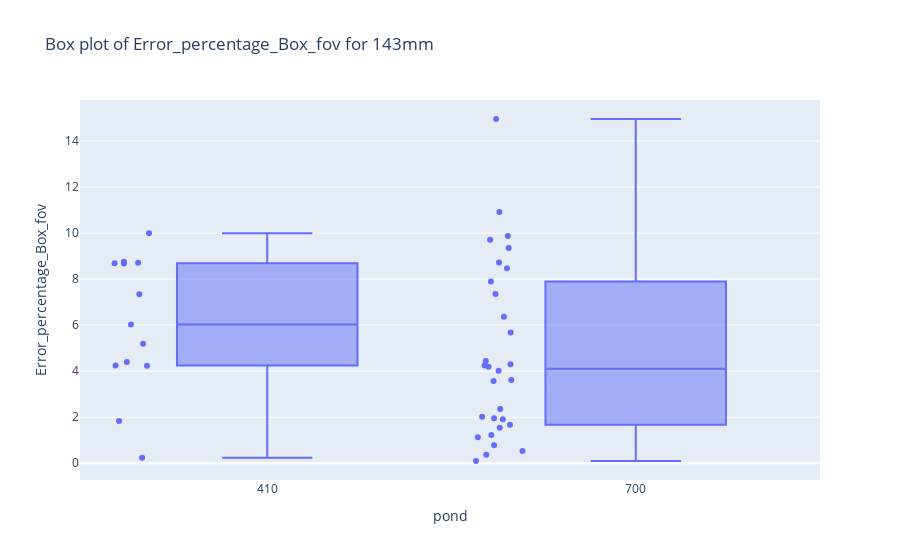
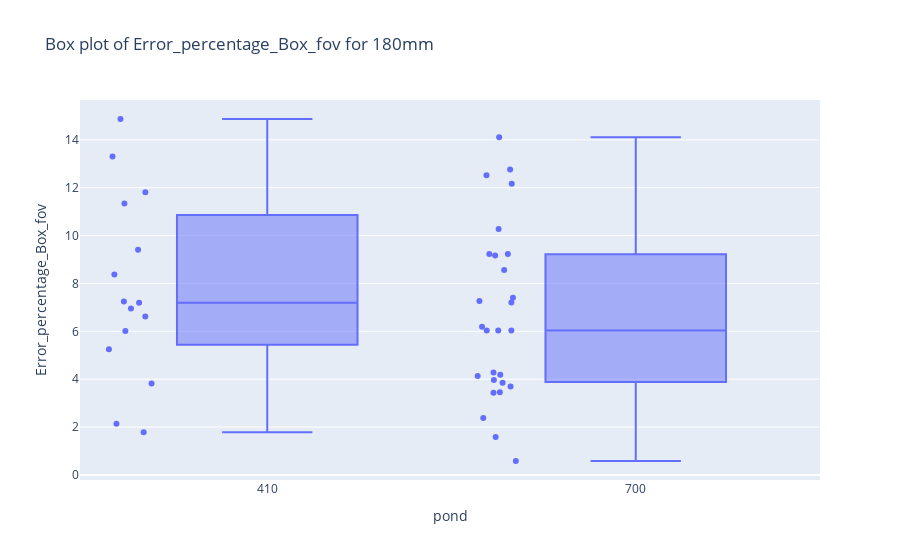
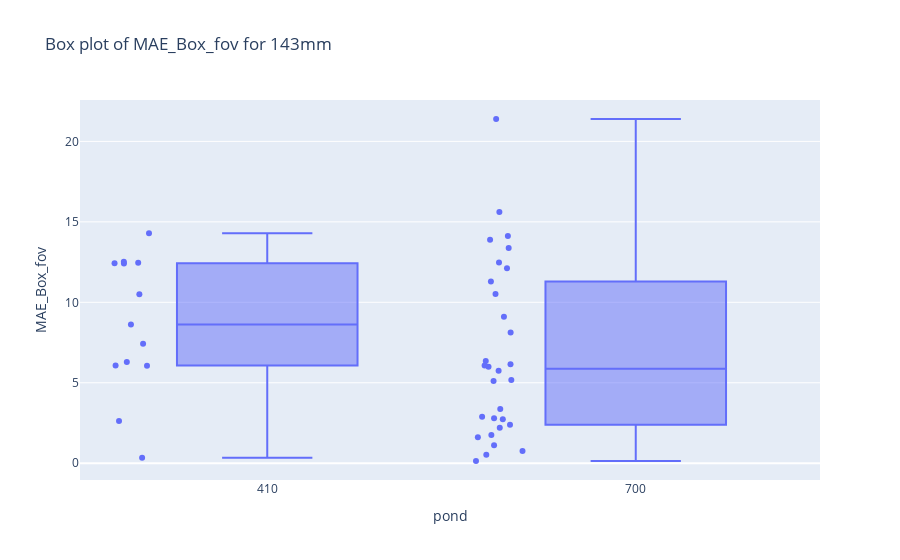
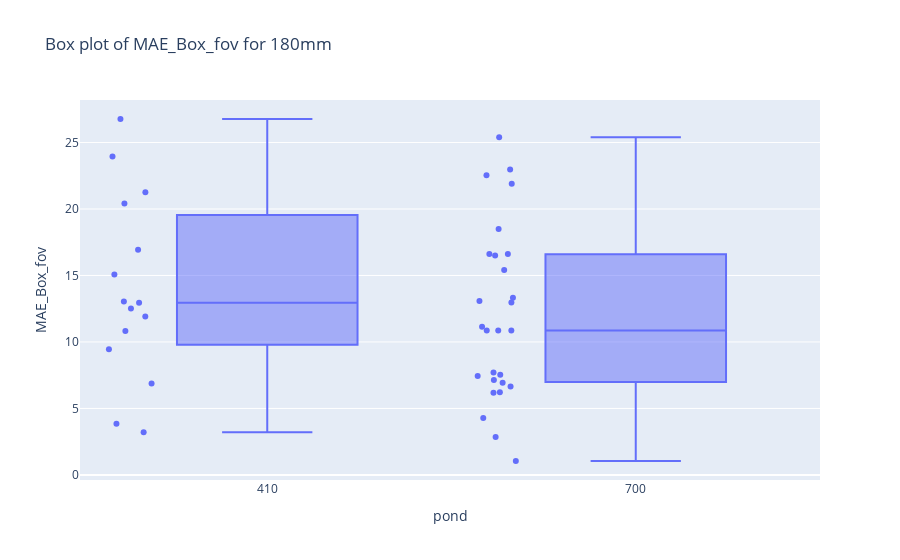

Notebook cell for these charts, in order:
### Code cell
for error in ['Error_percentage_Box_fov', 'MAE_Box_fov']:

    for true_length in [143, 180]:
        # Create a box plot using plotly
        fig = px.box(df_clean[df_clean['true_length'] == true_length],
                        x='pond', 
                        y=error, 
                        points="all",  # Show all points
                        hover_data=['image_path', 'index'],  # Include hover data
                        title=f'Box plot of {error} for {true_length}mm',)
        #Save the plot to png
        fig.write_image(f'{error}_{true_length}.png')
        fig.show()
    # Create a box plot using plotly

### Figure 1 — Plotly figure (JSON) as saved in the notebook; plotly's stock layout.template omitted (floating-point values rounded to 4 significant figures)
{"data": [{"alignmentgroup": "True", "boxpoints": "all", "customdata": [["undistorted_GX010191_101_1265.jpg", 0], ["undistorted_GX010191_102_1277.jpg", 0], ["undistorted_GX010191_103_1289.jpg", 0], ["undistorted_GX010191_105_1312.jpg", 0], ["undistorted_GX010191_107_1330.jpg", 0], ["undistorted_GX010191_10_370.jpg", 0], ["undistorted_GX010191_110_1355.jpg", 3], ["undistorted_GX010191_13_439.jpg", 0], ["undistorted_GX010191_15_479.jpg", 0], ["undistorted_GX010191_16_495.jpg", 2], ["undistorted_GX010191_16_495.jpg", 3], ["undistorted_GX010191_31_283.jpg", 2], ["undistorted_GX010191_34_1128.jpg", 1], ["undistorted_GX010191_35_1167.jpg", 1], ["undistorted_GX010191_35_367.jpg", 0], ["undistorted_GX010191_36_1195.jpg", 1], ["undistorted_GX010191_36_381.jpg", 0], ["undistorted_GX010191_38_1266.jpg", 0], ["undistorted_GX010191_39_416.jpg", 0], ["undistorted_GX010191_42_1339.jpg", 0], ["undistorted_GX010191_42_1339.jpg", 5], ["undistorted_GX010191_42_457.jpg", 0], ["undistorted_GX010191_42_457.jpg", 3], ["undistorted_GX010191_43_1353.jpg", 0], ["undistorted_GX010191_44_478.jpg", 0], ["undistorted_GX010191_46_497.jpg", 1], ["undistorted_GX010191_94_1132.jpg", 0], ["undistorted_GX010191_95_1157.jpg", 1], ["undistorted_GX010191_98_1211.jpg", 0], ["undistorted_GX010191_99_1233.jpg", 1], ["undistorted_GX010192_17_1035.jpg", 0], ["undistorted_GX010192_25_1553.jpg", 0], ["undistorted_GX010192_26_1578.jpg", 0], ["undistorted_GX010192_9_675.jpg", 1], ["undistorted_GX010193_17_1264.jpg", 0], ["undistorted_GX010193_18_1289.jpg", 0], ["undistorted_GX010193_19_1334.jpg", 0], ["undistorted_GX010193_20_1365.jpg", 2], ["undistorted_GX010194_36_485.jpg", 1], ["undistorted_GX010194_37_496.jpg", 1], ["undistorted_GX010194_38_504.jpg", 1], ["undistorted_GX010194_39_513.jpg", 1], ["undistorted_GX010194_60_836.jpg", 0]], "hovertemplate": "pond=%{x}<br>Error_percentage_Box_fov=%{y}<br>image_path=%{customdata[0]}<br>index=%{customdata[1]}<extra></extra>", "legendgroup": "", "marker": {"color": "#636efa"}, "name": "", "notched": false, "offsetgroup": "", "orientation": "v", "showlegend": false, "type": "box", "x": [700, 700, 700, 700, 700, 700, 700, 700, 700, 700, 700, 700, 700, 700, 700, 700, 700, 700, 700, 700, 700, 700, 700, 700, 700, 700, 700, 700, 700, 700, 410, 410, 410, 410, 410, 410, 410, 410, 410, 410, 410, 410, 410], "x0": " ", "xaxis": "x", "y": [2.019, 0.09554, 4.444, 3.575, 8.471, 1.127, 1.224, 3.616, 0.371, 4.248, 5.677, 1.907, 9.879, 10.92, 0.5265, 8.723, 1.536, 1.951, 4.015, 2.355, 1.667, 9.351, 4.299, 4.193, 6.36, 0.7751, 14.96, 7.9, 7.35, 9.709, 9.996, 6.03, 8.709, 8.75, 4.401, 7.343, 8.691, 0.2336, 1.835, 4.24, 5.192, 4.245, 8.682], "y0": " ", "yaxis": "y"}], "layout": {"boxmode": "group", "legend": {"tracegroupgap": 0}, "title": {"text": "Box plot of Error_percentage_Box_fov for 143mm"}, "xaxis": {"anchor": "y", "domain": [0, 1], "title": {"text": "pond"}}, "yaxis": {"anchor": "x", "domain": [0, 1], "title": {"text": "Error_percentage_Box_fov"}}}}

### Figure 2 — Plotly figure (JSON) as saved in the notebook; plotly's stock layout.template omitted (floating-point values rounded to 4 significant figures)
{"data": [{"alignmentgroup": "True", "boxpoints": "all", "customdata": [["undistorted_GX010191_116_1399.jpg", 0], ["undistorted_GX010191_16_495.jpg", 1], ["undistorted_GX010191_17_509.jpg", 1], ["undistorted_GX010191_18_521.jpg", 0], ["undistorted_GX010191_19_537.jpg", 0], ["undistorted_GX010191_29_257.jpg", 1], ["undistorted_GX010191_31_283.jpg", 1], ["undistorted_GX010191_32_1049.jpg", 0], ["undistorted_GX010191_33_1087.jpg", 1], ["undistorted_GX010191_33_331.jpg", 0], ["undistorted_GX010191_33_331.jpg", 2], ["undistorted_GX010191_34_1128.jpg", 0], ["undistorted_GX010191_35_1167.jpg", 0], ["undistorted_GX010191_35_1167.jpg", 4], ["undistorted_GX010191_42_1339.jpg", 1], ["undistorted_GX010191_43_1353.jpg", 3], ["undistorted_GX010191_44_478.jpg", 1], ["undistorted_GX010191_51_535.jpg", 0], ["undistorted_GX010191_5_190.jpg", 2], ["undistorted_GX010191_6_219.jpg", 0], ["undistorted_GX010191_88_1016.jpg", 0], ["undistorted_GX010191_91_1066.jpg", 2], ["undistorted_GX010191_92_1087.jpg", 1], ["undistorted_GX010191_95_1157.jpg", 0], ["undistorted_GX010191_96_1175.jpg", 0], ["undistorted_GX010191_97_1190.jpg", 0], ["undistorted_GX010191_98_1211.jpg", 1], ["undistorted_GX010193_10_1039.jpg", 0], ["undistorted_GX010193_11_1065.jpg", 0], ["undistorted_GX010193_27_1553.jpg", 1], ["undistorted_GX010193_3_251.jpg", 0], ["undistorted_GX010193_4_283.jpg", 1], ["undistorted_GX010194_15_231.jpg", 0], ["undistorted_GX010194_16_240.jpg", 0], ["undistorted_GX010194_17_257.jpg", 1], ["undistorted_GX010194_18_272.jpg", 0], ["undistorted_GX010194_19_285.jpg", 0], ["undistorted_GX010194_46_620.jpg", 1], ["undistorted_GX010194_55_768.jpg", 2], ["undistorted_GX010194_56_784.jpg", 0], ["undistorted_GX010194_57_798.jpg", 0], ["undistorted_GX010194_58_810.jpg", 2]], "hovertemplate": "pond=%{x}<br>Error_percentage_Box_fov=%{y}<br>image_path=%{customdata[0]}<br>index=%{customdata[1]}<extra></extra>", "legendgroup": "", "marker": {"color": "#636efa"}, "name": "", "notched": false, "offsetgroup": "", "orientation": "v", "showlegend": false, "type": "box", "x": [700, 700, 700, 700, 700, 700, 700, 700, 700, 700, 700, 700, 700, 700, 700, 700, 700, 700, 700, 700, 700, 700, 700, 700, 700, 700, 700, 410, 410, 410, 410, 410, 410, 410, 410, 410, 410, 410, 410, 410, 410, 410], "x0": " ", "xaxis": "x", "y": [7.4, 0.5826, 3.453, 3.855, 3.432, 12.16, 4.189, 7.269, 6.036, 4.137, 4.279, 3.694, 9.231, 9.231, 6.03, 2.383, 1.584, 3.963, 10.27, 8.562, 14.11, 7.205, 6.036, 9.171, 6.191, 12.52, 12.76, 2.136, 6.012, 7.251, 11.81, 3.821, 9.404, 5.25, 7.193, 8.375, 1.786, 6.624, 6.953, 14.87, 11.34, 13.3], "y0": " ", "yaxis": "y"}], "layout": {"boxmode": "group", "legend": {"tracegroupgap": 0}, "title": {"text": "Box plot of Error_percentage_Box_fov for 180mm"}, "xaxis": {"anchor": "y", "domain": [0, 1], "title": {"text": "pond"}}, "yaxis": {"anchor": "x", "domain": [0, 1], "title": {"text": "Error_percentage_Box_fov"}}}}

### Figure 3 — Plotly figure (JSON) as saved in the notebook; plotly's stock layout.template omitted (floating-point values rounded to 4 significant figures)
{"data": [{"alignmentgroup": "True", "boxpoints": "all", "customdata": [["undistorted_GX010191_101_1265.jpg", 0], ["undistorted_GX010191_102_1277.jpg", 0], ["undistorted_GX010191_103_1289.jpg", 0], ["undistorted_GX010191_105_1312.jpg", 0], ["undistorted_GX010191_107_1330.jpg", 0], ["undistorted_GX010191_10_370.jpg", 0], ["undistorted_GX010191_110_1355.jpg", 3], ["undistorted_GX010191_13_439.jpg", 0], ["undistorted_GX010191_15_479.jpg", 0], ["undistorted_GX010191_16_495.jpg", 2], ["undistorted_GX010191_16_495.jpg", 3], ["undistorted_GX010191_31_283.jpg", 2], ["undistorted_GX010191_34_1128.jpg", 1], ["undistorted_GX010191_35_1167.jpg", 1], ["undistorted_GX010191_35_367.jpg", 0], ["undistorted_GX010191_36_1195.jpg", 1], ["undistorted_GX010191_36_381.jpg", 0], ["undistorted_GX010191_38_1266.jpg", 0], ["undistorted_GX010191_39_416.jpg", 0], ["undistorted_GX010191_42_1339.jpg", 0], ["undistorted_GX010191_42_1339.jpg", 5], ["undistorted_GX010191_42_457.jpg", 0], ["undistorted_GX010191_42_457.jpg", 3], ["undistorted_GX010191_43_1353.jpg", 0], ["undistorted_GX010191_44_478.jpg", 0], ["undistorted_GX010191_46_497.jpg", 1], ["undistorted_GX010191_94_1132.jpg", 0], ["undistorted_GX010191_95_1157.jpg", 1], ["undistorted_GX010191_98_1211.jpg", 0], ["undistorted_GX010191_99_1233.jpg", 1], ["undistorted_GX010192_17_1035.jpg", 0], ["undistorted_GX010192_25_1553.jpg", 0], ["undistorted_GX010192_26_1578.jpg", 0], ["undistorted_GX010192_9_675.jpg", 1], ["undistorted_GX010193_17_1264.jpg", 0], ["undistorted_GX010193_18_1289.jpg", 0], ["undistorted_GX010193_19_1334.jpg", 0], ["undistorted_GX010193_20_1365.jpg", 2], ["undistorted_GX010194_36_485.jpg", 1], ["undistorted_GX010194_37_496.jpg", 1], ["undistorted_GX010194_38_504.jpg", 1], ["undistorted_GX010194_39_513.jpg", 1], ["undistorted_GX010194_60_836.jpg", 0]], "hovertemplate": "pond=%{x}<br>MAE_Box_fov=%{y}<br>image_path=%{customdata[0]}<br>index=%{customdata[1]}<extra></extra>", "legendgroup": "", "marker": {"color": "#636efa"}, "name": "", "notched": false, "offsetgroup": "", "orientation": "v", "showlegend": false, "type": "box", "x": [700, 700, 700, 700, 700, 700, 700, 700, 700, 700, 700, 700, 700, 700, 700, 700, 700, 700, 700, 700, 700, 700, 700, 700, 700, 700, 700, 700, 700, 700, 410, 410, 410, 410, 410, 410, 410, 410, 410, 410, 410, 410, 410], "x0": " ", "xaxis": "x", "y": [2.888, 0.1366, 6.356, 5.112, 12.11, 1.612, 1.75, 5.17, 0.5305, 6.075, 8.118, 2.727, 14.13, 15.61, 0.753, 12.47, 2.196, 2.791, 5.741, 3.368, 2.383, 13.37, 6.147, 5.997, 9.095, 1.108, 21.39, 11.3, 10.51, 13.88, 14.29, 8.622, 12.45, 12.51, 6.293, 10.5, 12.43, 0.334, 2.624, 6.063, 7.424, 6.07, 12.42], "y0": " ", "yaxis": "y"}], "layout": {"boxmode": "group", "legend": {"tracegroupgap": 0}, "title": {"text": "Box plot of MAE_Box_fov for 143mm"}, "xaxis": {"anchor": "y", "domain": [0, 1], "title": {"text": "pond"}}, "yaxis": {"anchor": "x", "domain": [0, 1], "title": {"text": "MAE_Box_fov"}}}}

### Figure 4 — Plotly figure (JSON) as saved in the notebook; plotly's stock layout.template omitted (floating-point values rounded to 4 significant figures)
{"data": [{"alignmentgroup": "True", "boxpoints": "all", "customdata": [["undistorted_GX010191_116_1399.jpg", 0], ["undistorted_GX010191_16_495.jpg", 1], ["undistorted_GX010191_17_509.jpg", 1], ["undistorted_GX010191_18_521.jpg", 0], ["undistorted_GX010191_19_537.jpg", 0], ["undistorted_GX010191_29_257.jpg", 1], ["undistorted_GX010191_31_283.jpg", 1], ["undistorted_GX010191_32_1049.jpg", 0], ["undistorted_GX010191_33_1087.jpg", 1], ["undistorted_GX010191_33_331.jpg", 0], ["undistorted_GX010191_33_331.jpg", 2], ["undistorted_GX010191_34_1128.jpg", 0], ["undistorted_GX010191_35_1167.jpg", 0], ["undistorted_GX010191_35_1167.jpg", 4], ["undistorted_GX010191_42_1339.jpg", 1], ["undistorted_GX010191_43_1353.jpg", 3], ["undistorted_GX010191_44_478.jpg", 1], ["undistorted_GX010191_51_535.jpg", 0], ["undistorted_GX010191_5_190.jpg", 2], ["undistorted_GX010191_6_219.jpg", 0], ["undistorted_GX010191_88_1016.jpg", 0], ["undistorted_GX010191_91_1066.jpg", 2], ["undistorted_GX010191_92_1087.jpg", 1], ["undistorted_GX010191_95_1157.jpg", 0], ["undistorted_GX010191_96_1175.jpg", 0], ["undistorted_GX010191_97_1190.jpg", 0], ["undistorted_GX010191_98_1211.jpg", 1], ["undistorted_GX010193_10_1039.jpg", 0], ["undistorted_GX010193_11_1065.jpg", 0], ["undistorted_GX010193_27_1553.jpg", 1], ["undistorted_GX010193_3_251.jpg", 0], ["undistorted_GX010193_4_283.jpg", 1], ["undistorted_GX010194_15_231.jpg", 0], ["undistorted_GX010194_16_240.jpg", 0], ["undistorted_GX010194_17_257.jpg", 1], ["undistorted_GX010194_18_272.jpg", 0], ["undistorted_GX010194_19_285.jpg", 0], ["undistorted_GX010194_46_620.jpg", 1], ["undistorted_GX010194_55_768.jpg", 2], ["undistorted_GX010194_56_784.jpg", 0], ["undistorted_GX010194_57_798.jpg", 0], ["undistorted_GX010194_58_810.jpg", 2]], "hovertemplate": "pond=%{x}<br>MAE_Box_fov=%{y}<br>image_path=%{customdata[0]}<br>index=%{customdata[1]}<extra></extra>", "legendgroup": "", "marker": {"color": "#636efa"}, "name": "", "notched": false, "offsetgroup": "", "orientation": "v", "showlegend": false, "type": "box", "x": [700, 700, 700, 700, 700, 700, 700, 700, 700, 700, 700, 700, 700, 700, 700, 700, 700, 700, 700, 700, 700, 700, 700, 700, 700, 700, 700, 410, 410, 410, 410, 410, 410, 410, 410, 410, 410, 410, 410, 410, 410, 410], "x0": " ", "xaxis": "x", "y": [13.32, 1.049, 6.215, 6.939, 6.177, 21.9, 7.54, 13.08, 10.86, 7.446, 7.703, 6.649, 16.62, 16.62, 10.85, 4.29, 2.851, 7.133, 18.49, 15.41, 25.39, 12.97, 10.86, 16.51, 11.14, 22.53, 22.97, 3.845, 10.82, 13.05, 21.26, 6.878, 16.93, 9.45, 12.95, 15.08, 3.215, 11.92, 12.51, 26.77, 20.42, 23.95], "y0": " ", "yaxis": "y"}], "layout": {"boxmode": "group", "legend": {"tracegroupgap": 0}, "title": {"text": "Box plot of MAE_Box_fov for 180mm"}, "xaxis": {"anchor": "y", "domain": [0, 1], "title": {"text": "pond"}}, "yaxis": {"anchor": "x", "domain": [0, 1], "title": {"text": "MAE_Box_fov"}}}}
